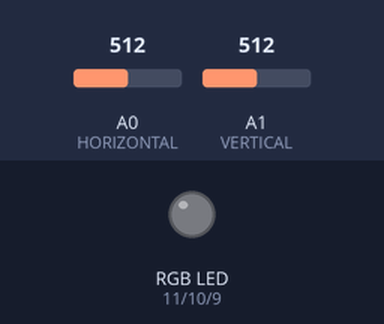
A sketch run on a simulated Arduino Uno, built with avr-gcc and run on an emulated ATmega328P. Shown: an RGB LED mixed from three pins (HIGH = lit). The inputs (shaded band) are chosen by the test bench; at power-on: A0 (HORIZONTAL) = 512, A1 (VERTICAL) = 512. Dim RGB values are drawn brighter than linear; what the sketch prints to the serial monitor is not drawn.

Above: at 1.2 s.
1.3 s: A0 (HORIZONTAL) set to 716
At 1.9 s:
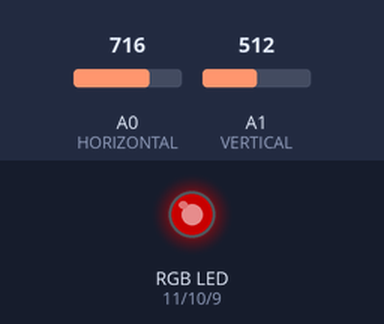
2.8 s: A1 (VERTICAL) set to 306
At 3.7 s:
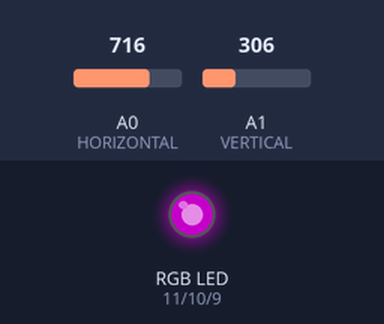
4.3 s: A0 (HORIZONTAL) set to 900
At 4.9 s:
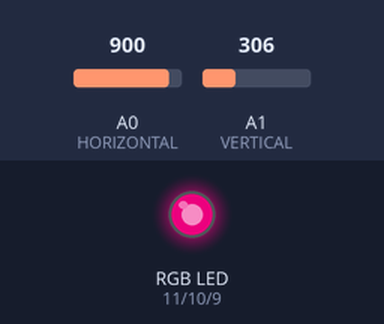
5.8 s: A1 (VERTICAL) set to 122
At 6.1 s:
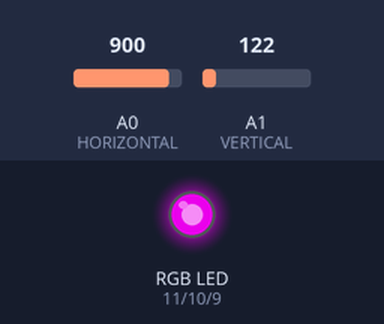
7.3 s: A0 (HORIZONTAL) set to 511
At 7.8 s:
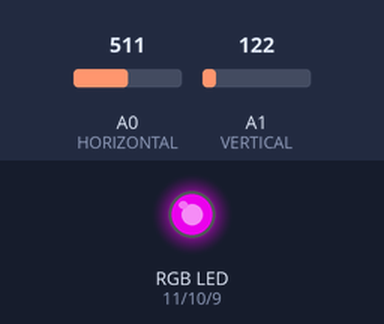
8.8 s: A1 (VERTICAL) set to 716
At 9.5 s:
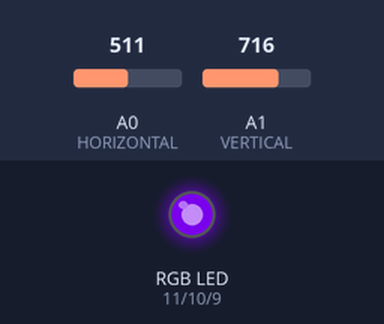
Timing chart, 0 to 11.3 s (numbered marks = the images above; inputs shaded):
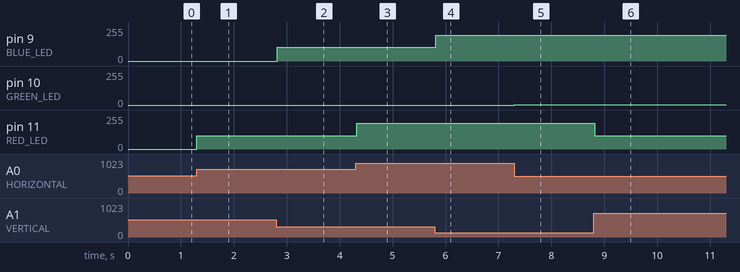

Measured:
- after the input at 1.3 s, pin 11 (RED_LED): 0/255 → 101/255 at once
- after the input at 2.8 s, pin 9 (BLUE_LED): 0/255 → 103/255 at once
- after the input at 4.3 s, pin 11 (RED_LED): 101/255 → 193/255 at once
- after the input at 5.8 s, pin 9 (BLUE_LED): 103/255 → 195/255 at once
- after the input at 7.3 s, pin 10 (GREEN_LED): 0/255 → 1/255 at once
- after the input at 8.8 s, pin 11 (RED_LED): 193/255 → 101/255 at once

The sketch:

main_joystick.ino
```cpp
#define BLUE_LED 9
#define GREEN_LED 10
#define RED_LED 11

#define HORIZONTAL 0
#define VERTICAL 1

#define ON 1
#define OFF 0

#define OFFSET 20

void setup()
{
  pinMode(RED_LED, OUTPUT);
  pinMode(GREEN_LED, OUTPUT);
  pinMode(BLUE_LED, OUTPUT);
  Serial.begin(9600);
}

void loop()
{
  int x = analogRead(HORIZONTAL);
  int y = analogRead(VERTICAL);

  x = map(x, 0, 1023, -255, 255);
  y = map(y, 0, 1023, -255, 255);

  if (abs(x) < OFFSET && abs(y) < OFFSET)
  {
    analogWrite(RED_LED, 0);
    analogWrite(GREEN_LED, 0);
    analogWrite(BLUE_LED, 0);
  } else
  {
    if(x > 0){
      analogWrite(RED_LED, x);
    } else {
      analogWrite(GREEN_LED, -x);
    }
    if(y > 0){
      analogWrite(RED_LED, y);
    } else {
      analogWrite(BLUE_LED, -y);
    }
  }


  Serial.println("x:");
  Serial.println(x);

  Serial.println("y:");
  Serial.println(y);


}
```
